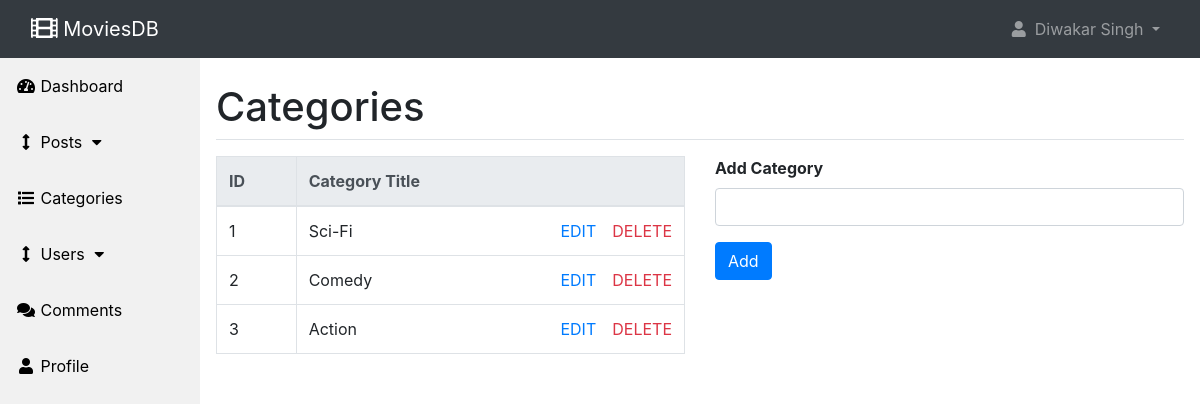
Screenshot of /admin/categories.php (signed in) with the database file from the repository.
### tables this page shows
CREATE TABLE `categories` (
  `cat_id` int(11) NOT NULL,
  `cat_title` varchar(250) NOT NULL
);

### admin/functions.php (the view, shortened to what this page needs)
<?php
function showCategories() {
    global $connect;
    $query = "SELECT * FROM categories";
    $categories = mysqli_query($connect, $query);
    while($row = mysqli_fetch_assoc($categories)) {
        $catTitle = $row['cat_title'];
        $catID = $row['cat_id'];
        echo "<tr><td>".$catID."</td>";
        echo "<td>".$catTitle;
        echo "<a class='float-right text-danger' style='text-decoration: none' href='categories.php?delete={$catID}'>DELETE</a>";
        echo "<a class='float-right text-primary' style='text-decoration: none' href='categories.php?edit={$catID}'>EDIT&emsp;</a></td></tr>";
    }
}
?>

### rows the page displays
categories: cat_id "1", cat_title "Sci-Fi"
categories: cat_id "2", cat_title "Comedy"
categories: cat_id "3", cat_title "Action"

### other values shown
$_SESSION['fullname'] "Diwakar Singh"
